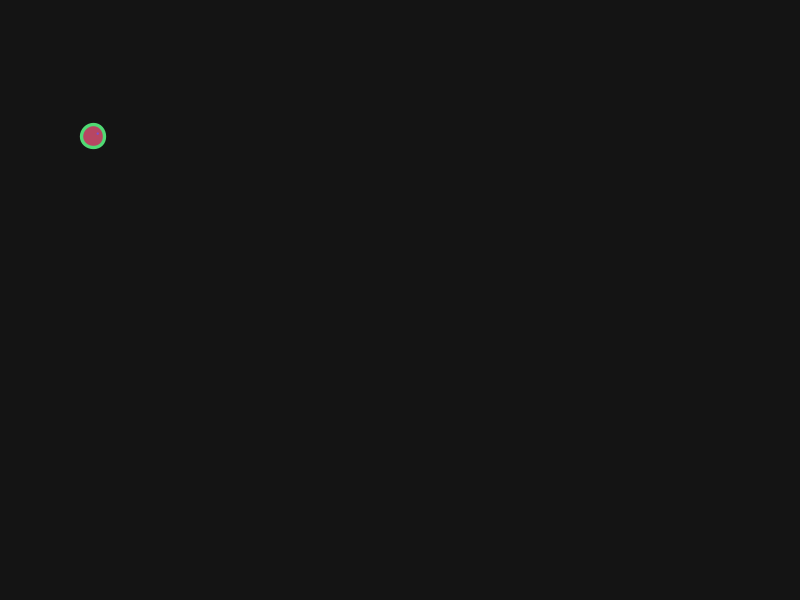
Frame 1 (no input)
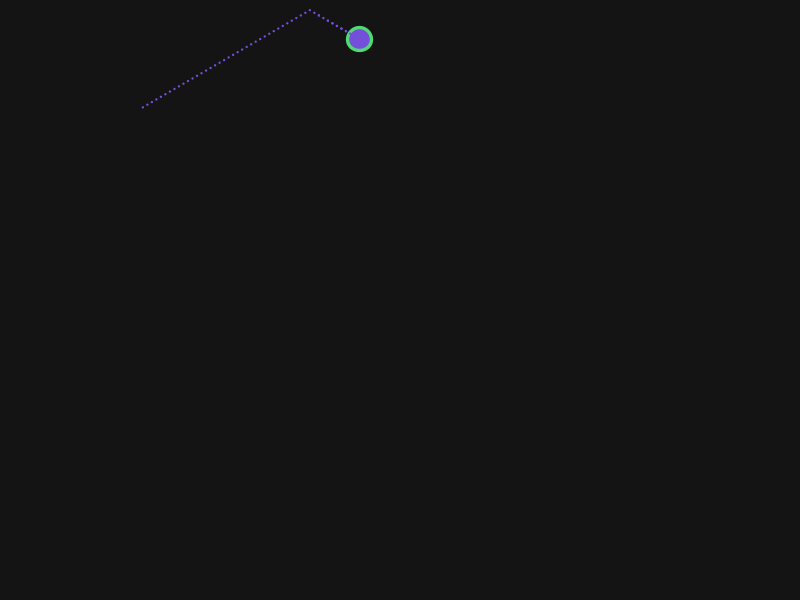
Frame 60 (the mouse pressed at the canvas centre just before this capture)
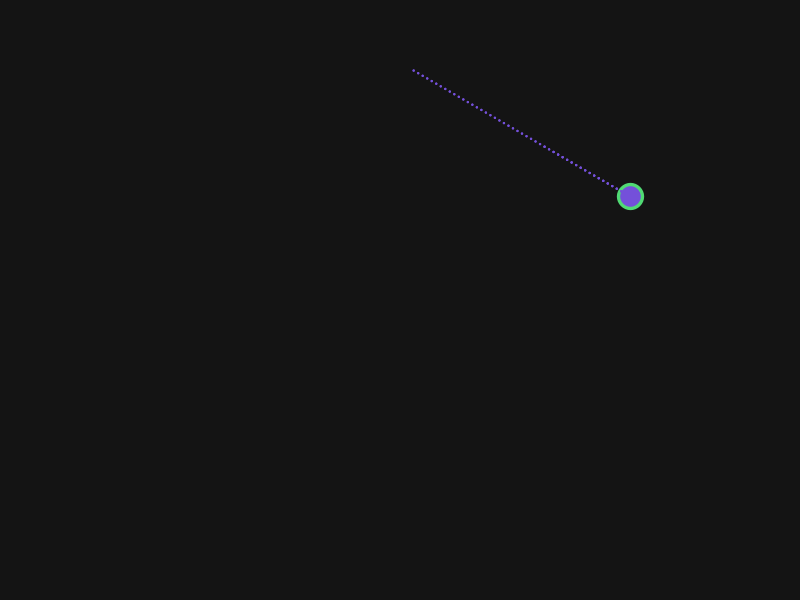
Frame 120 (the mouse held since frame 60 and released just before this capture)

The Processing sketch that drew these frames (run headless with seeded random() and noise(); from frame 60 on, the mouse is pressed at the canvas centre):

// Processing sketch: BouncyDot
// ── BouncyDot.pde
Dot b = new Dot();
Particle[] parts = new Particle[50];
ArrayList<Particle> drawn = new ArrayList<Particle>();

int i = 0;

void setup() {
  
  size(800,600);
  
  for (int i = 0; i < parts.length; i++) {
    parts[i] = new Particle();
  }
  
  b = new Dot();
  b.generate();
}

void draw() {
  background(20);
  b.move();
  
  if (drawn.size() == parts.length) {
    for (int i = 1; i < drawn.size(); i++) {
      drawn.set(i-1,drawn.get(i));
      if (i == drawn.size()) {
        drawn.remove(drawn.size());
      }
    }
  }
  parts[i].generate(b.x,b.y,b.D);
  drawn.add(parts[i]);
  
  for (Particle i : drawn) {
    i.show(b.red,b.grn,b.blu);
  }
  
  i += 1;
  
  if (i == parts.length) {
    i = 0;
  }
}
// ── Dot.pde
class Dot {
  float sx;
  float sy;
  float D;
  float x;
  float y;
  float xInc = random(-5,5);
  float yInc = random(-5,5);
  
  float red;
  float grn;
  float blu;
  
  void generate() {
    red = random(255);
    grn = random(255);
    blu = random(255);
    float a = random(155,255);
    D = random(10,50);
    x = random(D,width-D);
    y = random(D,height-D);
    
    strokeWeight(D/10+1);
    fill(red,grn,blu,a);
    
  }
  
  void revX() {
    xInc = -xInc;
  }
  
  void revY() {
    yInc = -yInc;
  }
  
  //Not sure why this doesn't work....   vvv
  /*void mouseClicked(MouseEvent e) {
    if (e.getButton() == 0) {
      xInc += 5;
      yInc += 5;
    } else if (e.getButton() == 1) {
      xInc -= 5;
      yInc -= 5;
    }
  }*/
  
  void move() {
    stroke(grn,red,blu);
    ellipse(x,y,D,D);
    
    x += xInc;
    y += yInc;
    
    //Turn Around at Border
    if (x >= width - D/2 || x <= D/2) {
      revX();
    } else if (x > width + 20) {
      generate();
    }
    if (y >= height - D/2 || y <= D/2) {
      revY();
    } else if (y > height + 20) {
      generate();
    }
  }
}
// ── Particle.pde
class Particle {
  float x;
  float y;
  float D;
  
  void generate(float xin, float yin, float size) {
    x = xin;
    y = yin;
    D = size/10;
  }
  
  void show(float r, float g, float b) {
    noStroke();
    fill(b,g,r);
    ellipse(x,y,D,D);
  }
}
